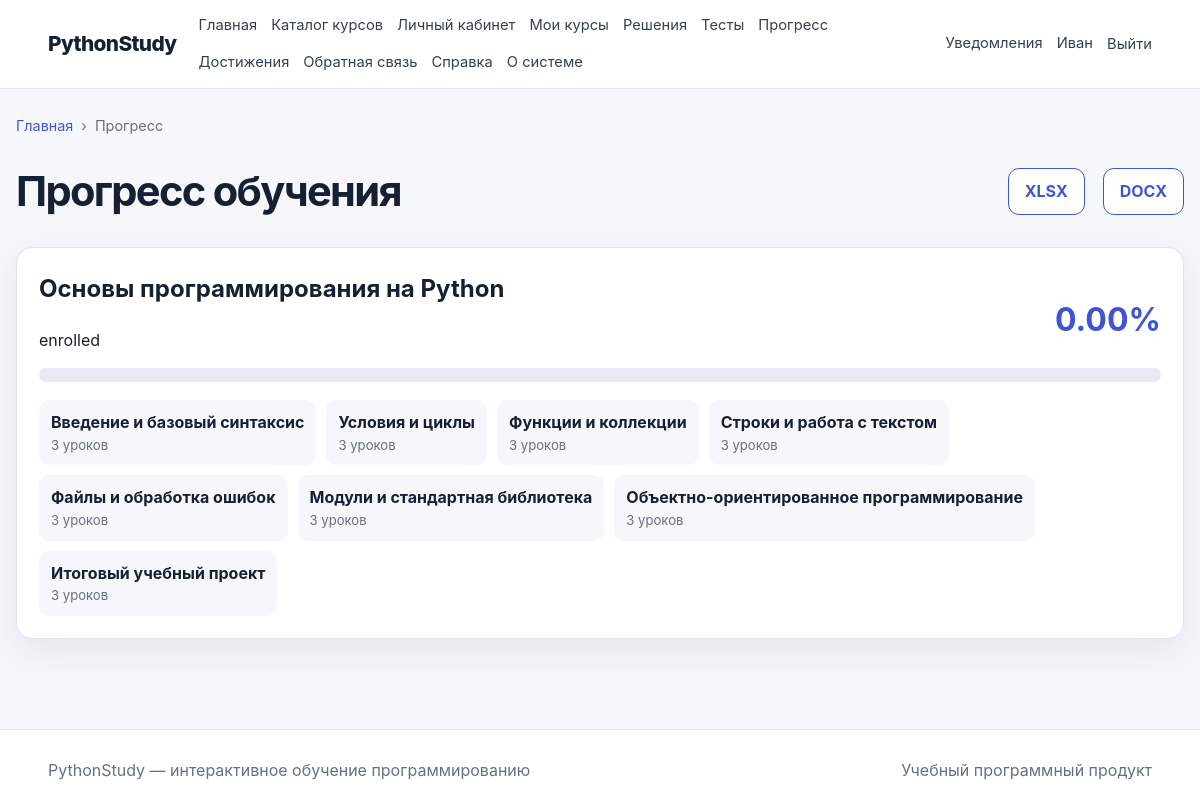
Screenshot of /student/progress (signed in) with the database file from the repository.
### app/models/user.py (models this page shows, shortened)
class User(UserMixin, TimestampMixin, db.Model):
    __tablename__ = "users"
    id = db.Column(db.BigInteger().with_variant(db.Integer, "sqlite"), primary_key=True)
    role_id = db.Column(db.BigInteger().with_variant(db.Integer, "sqlite"), db.ForeignKey("roles.id"), nullable=False)
    username = db.Column(db.String(80), unique=True, index=True)
    email = db.Column(db.String(255), unique=True, nullable=False, index=True)
    password_hash = db.Column(db.String(255), nullable=False)
    last_name = db.Column(db.String(100), nullable=False)
    first_name = db.Column(db.String(100), nullable=False)
    middle_name = db.Column(db.String(100))
    avatar_path = db.Column(db.String(500))
    status = db.Column(db.String(30), default="active", nullable=False, index=True)
    is_email_verified = db.Column(db.Boolean, default=False, nullable=False)
    last_login_at = db.Column(db.DateTime(timezone=True))
    role = db.relationship("Role", back_populates="users")
    taught_courses = db.relationship("Course", back_populates="teacher", foreign_keys="Course.teacher_id")
    enrollments = db.relationship("CourseEnrollment", back_populates="user", cascade="all, delete-orphan")
    lesson_progress = db.relationship("LessonProgress", back_populates="user", cascade="all, delete-orphan")
    submissions = db.relationship("Submission", back_populates="user", cascade="all, delete-orphan", foreign_keys="Submission.user_id")
    quiz_attempts = db.relationship("QuizAttempt", back_populates="user", cascade="all, delete-orphan")
    notifications = db.relationship("Notification", back_populates="user", cascade="all, delete-orphan")
    @property
    def is_active_account(self):
        return self.status == "active"
    @property
    def is_active(self):
        return self.is_active_account
    def has_role(self, *codes):
        return bool(self.role and self.role.code in codes)

### app/models/course.py (models this page shows, shortened)
class CourseEnrollment(db.Model):
    __tablename__ = "course_enrollments"
    __table_args__ = (db.UniqueConstraint("course_id", "user_id", name="uq_enrollment_course_user"),)
    id = db.Column(db.BigInteger().with_variant(db.Integer, "sqlite"), primary_key=True)
    course_id = db.Column(db.BigInteger().with_variant(db.Integer, "sqlite"), db.ForeignKey("courses.id"), nullable=False)
    user_id = db.Column(db.BigInteger().with_variant(db.Integer, "sqlite"), db.ForeignKey("users.id"), nullable=False)
    status = db.Column(db.String(30), default="enrolled", nullable=False)
    progress_percent = db.Column(db.Numeric(5, 2), default=0, nullable=False)
    final_score = db.Column(db.Numeric(5, 2))
    enrolled_at = db.Column(db.DateTime(timezone=True), default=utcnow, nullable=False)
    started_at = db.Column(db.DateTime(timezone=True))
    completed_at = db.Column(db.DateTime(timezone=True))
    course = db.relationship("Course", back_populates="enrollments")
    user = db.relationship("User", back_populates="enrollments")

class Course(TimestampMixin, db.Model):
    __tablename__ = "courses"
    id = db.Column(db.BigInteger().with_variant(db.Integer, "sqlite"), primary_key=True)
    teacher_id = db.Column(db.BigInteger().with_variant(db.Integer, "sqlite"), db.ForeignKey("users.id"), nullable=False)
    title = db.Column(db.String(255), nullable=False)
    slug = db.Column(db.String(255), unique=True, nullable=False, index=True)
    short_description = db.Column(db.String(500), nullable=False)
    full_description = db.Column(db.Text, nullable=False)
    cover_path = db.Column(db.String(500))
    difficulty = db.Column(db.String(30), default="beginner", nullable=False)
    status = db.Column(db.String(30), default="draft", nullable=False, index=True)
    estimated_hours = db.Column(db.Integer, default=1, nullable=False)
    passing_score = db.Column(db.Integer, default=70, nullable=False)
    is_sequential = db.Column(db.Boolean, default=True, nullable=False)
    published_at = db.Column(db.DateTime(timezone=True))
    teacher = db.relationship("User", back_populates="taught_courses", foreign_keys=[teacher_id])
    modules = db.relationship("CourseModule", back_populates="course", cascade="all, delete-orphan", order_by="CourseModule.order_index")
    enrollments = db.relationship("CourseEnrollment", back_populates="course", cascade="all, delete-orphan")
    quizzes = db.relationship("Quiz", back_populates="course", cascade="all, delete-orphan")

class CourseModule(TimestampMixin, db.Model):
    __tablename__ = "course_modules"
    __table_args__ = (db.UniqueConstraint("course_id", "order_index", name="uq_module_order"),)
    id = db.Column(db.BigInteger().with_variant(db.Integer, "sqlite"), primary_key=True)
    course_id = db.Column(db.BigInteger().with_variant(db.Integer, "sqlite"), db.ForeignKey("courses.id"), nullable=False)
    title = db.Column(db.String(255), nullable=False)
    description = db.Column(db.Text)
    order_index = db.Column(db.Integer, nullable=False)
    is_required = db.Column(db.Boolean, default=True, nullable=False)
    course = db.relationship("Course", back_populates="modules")
    lessons = db.relationship("Lesson", back_populates="module", cascade="all, delete-orphan", order_by="Lesson.order_index")

### app/student/routes.py (the view)
@bp.route("/progress")
@roles_required("student")
def progress():
    for enrollment in current_user.enrollments:
        calculate_course_progress(current_user.id, enrollment.course_id)
    db.session.commit()
    return render_template("student/progress.html", enrollments=current_user.enrollments, breadcrumbs=[("Главная", "public.index"), ("Прогресс", None)])

### app/context_processors.py (called while the page is built)
def inject_global_context():
    return {
        "current_path": request.path,
        "is_authenticated": current_user.is_authenticated,
    }

### app/templates/student/progress.html (shortened to what this page needs)
{% extends 'base.html' %}
{% block content %}
  <div class="page-title">
    <h1>Прогресс обучения</h1>
    <div class="actions">
      <a class="button secondary" href="{{ url_for('student.export_xlsx') }}">XLSX</a>
      <a class="button secondary" href="{{ url_for('student.export_docx') }}">DOCX</a>
    </div>
  </div>
  <div class="progress-list">
    {% for enrollment in enrollments %}
      <article class="panel">
        <div class="section-heading">
          <div>
            <h2>{{ enrollment.course.title }}</h2>
            <p>{{ enrollment.status }}</p>
          </div>
          <strong class="big-number">{{ enrollment.progress_percent }}%</strong>
        </div>
        <div class="progress large">
        </div>
        <div class="module-progress">
          {% for module in enrollment.course.modules %}
            <div>
              <strong>{{ module.title }}</strong>
              <span>{{ module.lessons|length }} уроков</span>
            </div>
          {% endfor %}
        </div>
      </article>
    {% else %}
      <div class="empty">Нет активных курсов.</div>
    {% endfor %}
  </div>
{% endblock %}

### app/templates/base.html (shortened to what this page needs)
<!DOCTYPE html>
<html lang="ru">
  <head>
    <link rel="stylesheet" href="{{ url_for('static', filename='css/main.css') }}">
    <link rel="stylesheet" href="{{ url_for('static', filename='css/responsive.css') }}">
  </head>
  <body>
    <header class="topbar">
      <a class="brand" href="{{ url_for('public.index') }}">PythonStudy</a>
      <nav class="main-nav" aria-label="Основное меню">
        <a href="{{ url_for('public.index') }}">Главная</a>
        <a href="{{ url_for('public.courses') }}">Каталог курсов</a>
        {% if current_user.is_authenticated and current_user.has_role('student') %}
          <a href="{{ url_for('student.dashboard') }}">Личный кабинет</a>
          <a href="{{ url_for('student.my_courses') }}">Мои курсы</a>
          <a href="{{ url_for('student.submissions') }}">Решения</a>
          <a href="{{ url_for('student.quiz_attempts') }}">Тесты</a>
          <a href="{{ url_for('student.progress') }}">Прогресс</a>
          <a href="{{ url_for('student.achievements') }}">Достижения</a>
        {% elif current_user.is_authenticated and current_user.has_role('teacher') %}
          <a href="{{ url_for('teacher.dashboard') }}">Кабинет преподавателя</a>
          <a href="{{ url_for('teacher.courses') }}">Мои курсы</a>
        {% elif current_user.is_authenticated and current_user.has_role('admin') %}
          <a href="{{ url_for('admin.dashboard') }}">Администрирование</a>
          <a href="{{ url_for('admin.users') }}">Пользователи</a>
          <a href="{{ url_for('admin.settings') }}">Настройки</a>
        {% endif %}
        <a href="{{ url_for('public.feedback') }}">Обратная связь</a>
        <a href="{{ url_for('public.help_page') }}">Справка</a>
        <a href="{{ url_for('public.about') }}">О системе</a>
      </nav>
      <div class="auth-zone">
        {% if current_user.is_authenticated %}
          <a href="{{ url_for('student.notifications') }}">Уведомления</a>
          <a href="{{ url_for('student.profile') }}">{{ current_user.first_name }}</a>
          <form method="post" action="{{ url_for('auth.logout') }}" class="inline-form">
            <button class="link-button" type="submit">Выйти</button>
          </form>
        {% else %}
          <a href="{{ url_for('auth.login') }}">Войти</a>
          <a class="button small" href="{{ url_for('auth.register') }}">Регистрация</a>
        {% endif %}
      </div>
    </header>
    <main class="page-shell">
      {% include 'partials/breadcrumbs.html' %}
      {% block content %}{% endblock %}
    </main>
    <footer class="footer">
      <div>PythonStudy — интерактивное обучение программированию</div>
      <div>Учебный программный продукт</div>
    </footer>
  </body>
</html>

### app/static/css/main.css (style rules this page uses)
:root { --bg: #f5f7fb; --surface: #ffffff; --surface-soft: #eef2ff; --text: #172033; --muted: #667085; --line: #dfe4ee; --primary: #4055d6; --primary-dark: #2f43b9; --success: #18794e; --danger: #b42318; --warning: #a15c00; --radius: 16px; --shadow: 0 12px 35px rgba(27, 39, 94, 0.08); }
* { box-sizing: border-box; }
html { scroll-behavior: smooth; }
body { margin: 0; font-family: Inter, -apple-system, BlinkMacSystemFont, "Segoe UI", sans-serif; color: var(--text); background: var(--bg); line-height: 1.55; }
a { color: var(--primary); text-decoration: none; }
button, input, textarea, select { font: inherit; }
button { cursor: pointer; }
.topbar { position: sticky; top: 0; z-index: 20; display: grid; grid-template-columns: auto 1fr auto; align-items: center; gap: 22px; padding: 14px 4vw; background: rgba(255,255,255,.96); border-bottom: 1px solid var(--line); backdrop-filter: blur(14px); }
.brand { font-size: 1.3rem; font-weight: 850; color: var(--text); letter-spacing: -.03em; }
.main-nav, .auth-zone { display: flex; align-items: center; gap: 14px; flex-wrap: wrap; }
.main-nav a, .auth-zone a, .link-button { color: #344054; font-size: .92rem; }
.auth-zone { justify-content: flex-end; }
.inline-form { display: inline; margin: 0; }
.link-button { border: 0; background: transparent; padding: 0; }
.page-shell { width: min(1180px, calc(100% - 32px)); margin: 0 auto; min-height: calc(100vh - 160px); padding: 26px 0 56px; }
.footer { display: flex; justify-content: space-between; gap: 16px; padding: 28px 4vw; color: var(--muted); background: #fff; border-top: 1px solid var(--line); }
.button { display: inline-flex; align-items: center; justify-content: center; gap: 8px; border: 1px solid var(--primary); border-radius: 11px; padding: 10px 16px; background: var(--primary); color: #fff; font-weight: 700; text-decoration: none; transition: .15s ease; }
.button.secondary { color: var(--primary); background: #fff; }
.actions, .page-title, .section-heading, .dashboard-header { display: flex; align-items: center; justify-content: space-between; gap: 18px; }
.actions { justify-content: flex-start; flex-wrap: wrap; }
.page-title { margin-bottom: 24px; }
.page-title h1, .dashboard-header h1 { margin: 0; font-size: clamp(1.8rem, 4vw, 2.6rem); letter-spacing: -.04em; }
.feature-grid article, .panel { padding: 22px; border: 1px solid var(--line); border-radius: var(--radius); background: var(--surface); box-shadow: var(--shadow); }
.feature-grid h3, .panel h2 { margin-top: 0; }
form { display: grid; gap: 14px; }
.progress { overflow: hidden; height: 9px; border-radius: 999px; background: #e7eaf2; }
.progress.large { height: 14px; }
.simple-list, .button-stack, .stack, .progress-list, .notification-list, .test-results { display: grid; gap: 12px; }
.big-number { font-size: 2rem; color: var(--primary); }
.module-progress { display: flex; gap: 10px; flex-wrap: wrap; margin-top: 18px; }
.module-progress > div { padding: 10px 12px; border-radius: 10px; background: #f6f7fb; }
.module-progress span { display: block; color: var(--muted); font-size: .82rem; }

### rows the page displays
User: first_name "Иван"
CourseEnrollment: course "Основы программирования на Python", status "enrolled", progress_percent "0.00"
CourseModule: title "Введение и базовый синтаксис", lessons|length "3"
CourseModule: title "Условия и циклы", lessons|length "3"
CourseModule: title "Функции и коллекции", lessons|length "3"
CourseModule: title "Строки и работа с текстом", lessons|length "3"
CourseModule: title "Файлы и обработка ошибок", lessons|length "3"
CourseModule: title "Модули и стандартная библиотека", lessons|length "3"
CourseModule: title "Объектно-ориентированное программирование", lessons|length "3"
CourseModule: title "Итоговый учебный проект", lessons|length "3"

### other values shown
{{ item[0] }} "Главная"
{{ item[0] }} "Прогресс"
